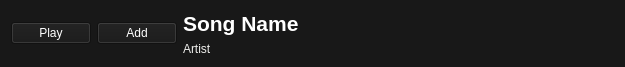
<?xml version="1.0" encoding="UTF-8"?>
<ui version="4.0">
 <class>SearchResultWidget</class>
 <widget class="QWidget" name="SearchResultWidget">
  <property name="geometry">
   <rect>
    <x>0</x>
    <y>0</y>
    <width>625</width>
    <height>66</height>
   </rect>
  </property>
  <property name="sizePolicy">
   <sizepolicy hsizetype="Preferred" vsizetype="Fixed">
    <horstretch>0</horstretch>
    <verstretch>0</verstretch>
   </sizepolicy>
  </property>
  <property name="windowTitle">
   <string>Form</string>
  </property>
  <property name="styleSheet">
   <string notr="true">background-color: rgb(24, 24, 24);</string>
  </property>
  <layout class="QHBoxLayout" name="horizontalLayout">
   <item>
    <widget class="QPushButton" name="playSongPushButton">
     <property name="sizePolicy">
      <sizepolicy hsizetype="Fixed" vsizetype="Fixed">
       <horstretch>64</horstretch>
       <verstretch>64</verstretch>
      </sizepolicy>
     </property>
     <property name="styleSheet">
      <string notr="true">color: rgb(255, 255, 255);</string>
     </property>
     <property name="text">
      <string>Play</string>
     </property>
    </widget>
   </item>
   <item>
    <widget class="QPushButton" name="addToPlaylistPushButton">
     <property name="sizePolicy">
      <sizepolicy hsizetype="Fixed" vsizetype="Fixed">
       <horstretch>0</horstretch>
       <verstretch>0</verstretch>
      </sizepolicy>
     </property>
     <property name="styleSheet">
      <string notr="true">color: rgb(255, 255, 255);</string>
     </property>
     <property name="text">
      <string>Add</string>
     </property>
    </widget>
   </item>
   <item>
    <layout class="QVBoxLayout" name="verticalLayout">
     <item>
      <widget class="QLabel" name="songNameLabel">
       <property name="font">
        <font>
         <family>Arial</family>
         <pointsize>16</pointsize>
         <weight>75</weight>
         <bold>true</bold>
        </font>
       </property>
       <property name="styleSheet">
        <string notr="true">color: rgb(255, 255, 255)
</string>
       </property>
       <property name="text">
        <string>Song Name</string>
       </property>
      </widget>
     </item>
     <item>
      <widget class="QLabel" name="artistLabel">
       <property name="styleSheet">
        <string notr="true">color: rgb(238, 238, 236)
</string>
       </property>
       <property name="text">
        <string>Artist</string>
       </property>
      </widget>
     </item>
    </layout>
   </item>
  </layout>
 </widget>
 <resources/>
 <connections/>
</ui>
